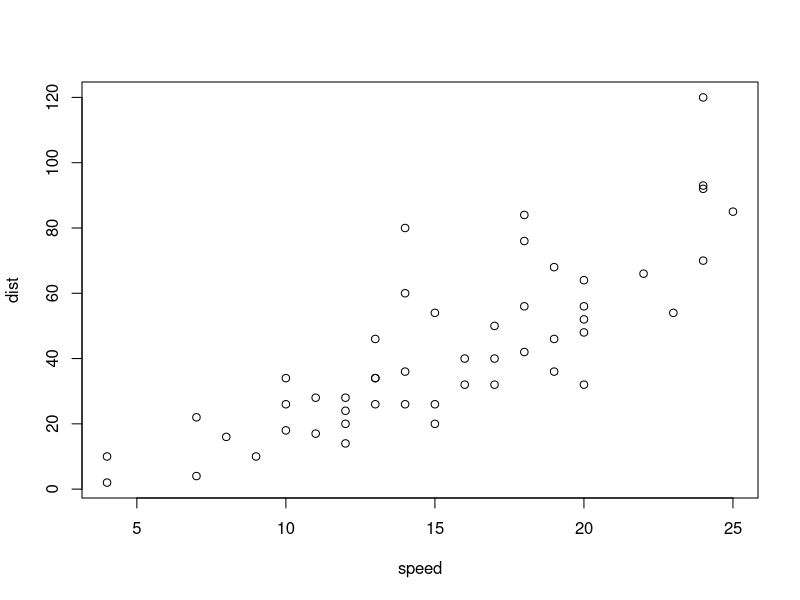
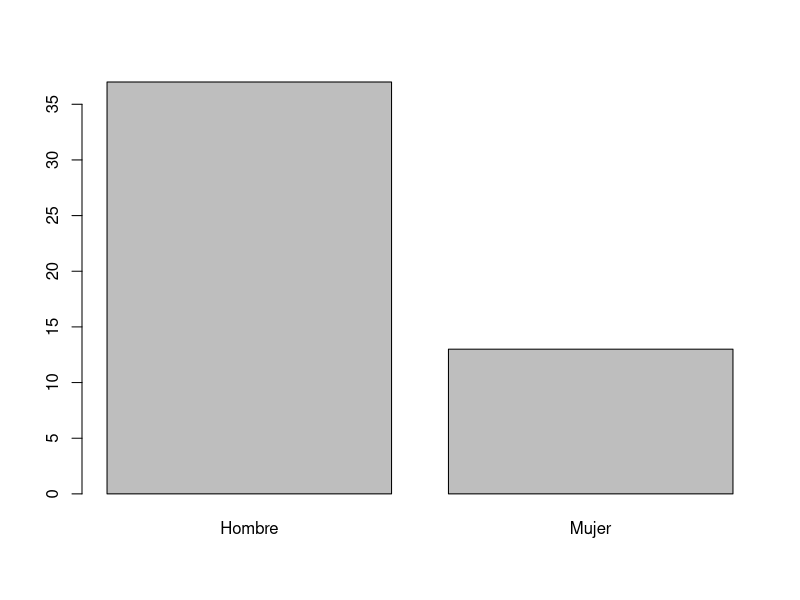
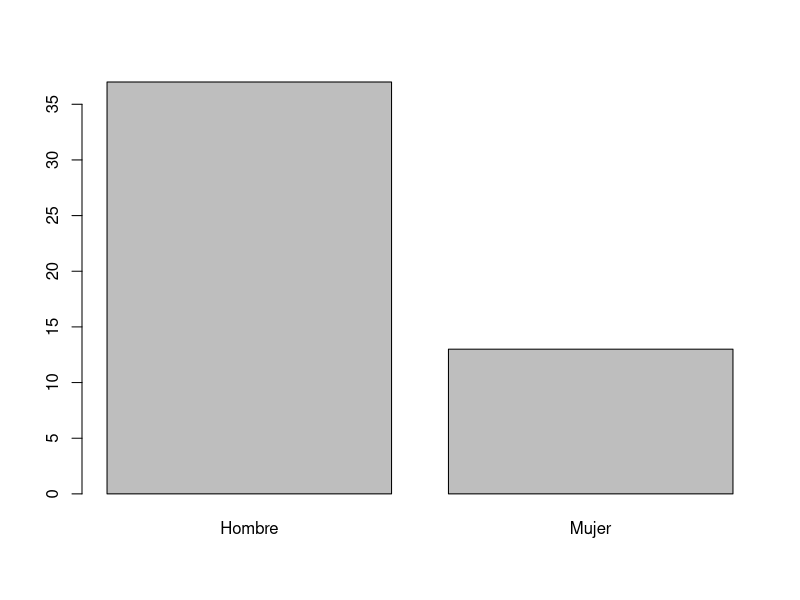

Here is the R script that generated these plots, in order:
## ---- chunk 1
knitr::opts_chunk$set(echo = TRUE)
library(tidyverse)
## ---- chunk 2
library(car) # carga la biblioteca, que a su vez permite el acceso a los datos de una base de datos sobre coches.
summary(cars) # resume los datos.
plot(cars) # construye un gráfico con los datos.

## ---- chunk 3
5+3
## ---- chunk 4
x<-5+3
x
## ---- chunk 5
y<-c(4,8,22,32,25) #crea un vector de 5 elementos que son números (escalares)
y # llamamos al objeto para que lo devuelva.
names<-c('Juan','Luis','Mónica','Julia') #Genera un vector que contiene cadenas de caracteres.
names #llamamos al objeto para que lo devuelva.
## ---- chunk 6
ls()
## ---- chunk 7
rm(names)
## ---- chunk 8
ls()
## ---- chunk 9
a1<-rep(1,20) #Repitiendo elementos.
b<-seq(1,20,2)  # Construyendo sucesiones, por ejemplo aritmética de distancia 2 comenzando el el 1.
d<-27:42 #cuando la distancia es uno se puede abreviar así.
vecnam.rep<-rep(c('Julia','Óscar'),4)
## ---- chunk 10
a2<-rep(1:3,10) #Repitiendo elementos
a2
# En realidad estamos anidando la función seq dentro de la función rep. 
a2.1 <- rep(seq(1,3),10)
a2.1
a3<-rep(1:2,each=10) #Repitiendo elementos, pero de otra manera.
a3

## ---- chunk 11
m1<-matrix(c(2,5,8,9,20,5,8,9),ncol=2) 
m1
## ---- chunk 12
m2<-matrix(c(2,5,8,9,20,5,8,9),ncol=2,byrow = T) 
m2
## ---- chunk 13
a2[c(1,2,6)] #extrae elementos que ocupan las posiciones 1,2 y 6 en el vector.
vecnam.rep[seq(1,8,2)] #extrae elemantos que ocupan las posiciones del 1 a 8, pero saltando de 2 en 2 (1,3,5,7)
## ---- chunk 14
m1 #Esta es la matriz que creamos anteriormente.
m1[c(1,2),] # Extraigo filas 1 y 2
m1[,c(1,2)] # Extraigo columnas 1 y 2
m1[c(3,4),c(1,2)] # Extraigo un subconjunto de celdas.


## ---- chunk 15
ar<-array(c(1,4,4,8,9,9,9.8,9,8,9,9.2,4,5,9,10,3,4,8),c(2,3,2)) #Esto es un array de 2 filas (primera dimension), 3 columnas (segunda dimensión), 2 bloques (tercera dimension)
ar
## ---- chunk 16
ar2 <- array(rep(c('red','yellow','green'),6),c(2,3,2))
ar2
## ---- chunk 17
data(iris) #basta con esto porque este dataset se incluye en la librería datasets que se instala por defecto en la instalación de base.
## ---- chunk 18
data(Anscombe,package='carData') 
## ---- chunk 19
head(iris) # solo pedimos los primeros registros (son 50)
## ---- chunk 20
head(Anscombe) 
## ---- chunk 21
head(iris[,2:3])
## ---- chunk 22
iris[c(4,10),2:3] #
## ---- chunk 23
iris[c(4,10),c("Sepal.Width","Sepal.Length")]

## ---- chunk 24
iris$Sepal.Length
## ---- chunk 25
iris$Sepal.Ratio <- iris$Sepal.Length/iris$Sepal.Width
## ---- chunk 26
iris[1:4,c("Sepal.Length","Sepal.Width","Sepal.Ratio")] #limito el número de filas utilizando un vector como índice.
## ---- chunk 27
iris$Sepal.Ratio<-NULL
## ---- chunk 28
v1 <- c('Juan', 'Pedro','Luisa')
m1 <- matrix(c(3,5,7,22,45,76,25,22,21),ncol=3)
df1 <- data.frame(id=1001:1050,pas=round(rnorm(50,120,5)),sex=factor(rbinom(50,1,.35),labels=c('Hombre','Mujer')))

plot.new()
barplot(table(df1$sex))
p1 <- recordPlot()

lista1 <- list(v1,m1,df1,p1)
## ---- chunk 29
str(lista1,max.level = 1) 
## ---- chunk 30
lista1[[4]] #Esto llamaría al cuarto elemento de la lista, que era el gráfico.
## ---- chunk 31
names(lista1) <- c('mi_vector','mi_matriz','mi_dataframe','mi_gráfico')#este vector asigna nombres a los elementos. Ha de ser de la misma longitud que el número de elementos.
## ---- chunk 32
head(lista1$mi_dataframe,n = 10) #Uso head con al argumento n=10 para que solo muestre las 10 primeras filas.
## ---- chunk 33
ls #Para poder verlo he de ejecutar la función sin argumentos, sin el contenido de los paréntesis.
## ---- chunk 34
ls(,,,,,TRUE)
## ---- chunk 35
ls(sorted=TRUE)
